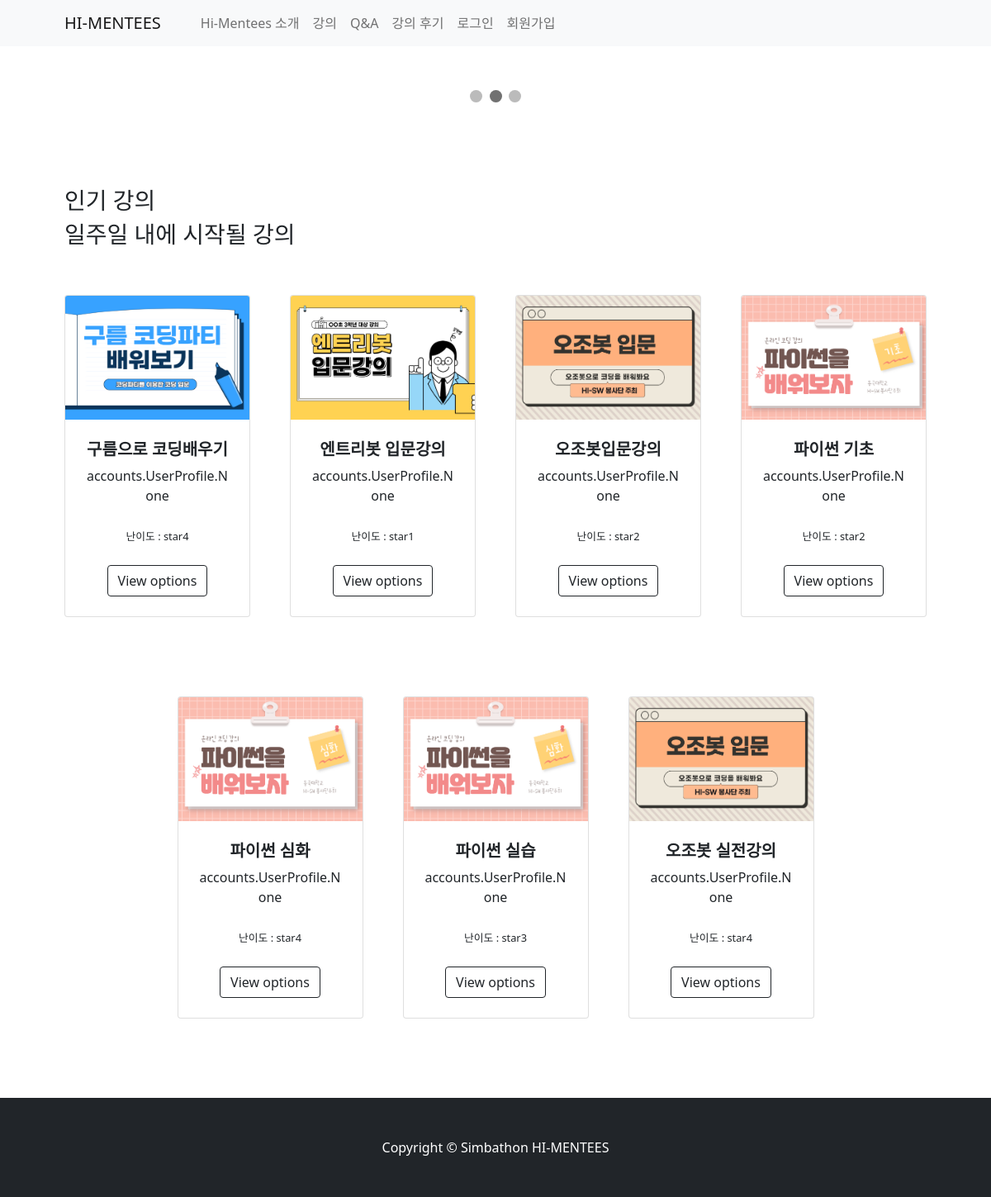
The page / on the database its author committed.
### lecture/models.py (models this page shows, shortened)
class Lecture(models.Model):
    id=models.AutoField(primary_key=True)
    title=models.CharField(max_length=200)
    CATEGORY_CHOICE=(
        ('python','파이썬'),
        ('ozobot','오조봇'),
        ('entry','엔트리'),
        ('goorum','구름'),
        ('etc','기타'),
    )
    category = models.CharField(max_length=20,choices=CATEGORY_CHOICE, default="")
    body=models.TextField()
    LEVEL_CHOICE = (
    ('star1','1단계'),
    ('star2','2단계'),
    ('star3','3단계'),
    ('star4','4단계'),
    ('star5','5단계'),)
    level=models.CharField(max_length=10, choices=LEVEL_CHOICE)
    host=models.ManyToManyField(UserProfile, blank=True, related_name="host")
    app_start_date=models.DateTimeField()
    app_end_date=models.DateTimeField()
    thumbnail=models.ImageField(upload_to='images/',blank=True, null=True)
    lec_time=models.IntegerField(default=0)
    webex_address=models.CharField(max_length=50, default="#")
    schedule=models.ImageField(upload_to='images/',blank=True, null=True)
    enrol_students=models.ManyToManyField(settings.AUTH_USER_MODEL, blank=True, related_name="enrol")
    like_users=models.ManyToManyField(settings.AUTH_USER_MODEL, blank=True, related_name="like_lectures")
    SHOWMAIN_CHOICE = (
        ('인기강의', '인기강의'),
        ('일주일 내 시작될 강의', '일주일 내 시작될 강의'),)
    showmain_lecture = models.CharField(max_length=20, choices=SHOWMAIN_CHOICE, default='일주일 내 시작될 강의')
    def __str__(self):
        return self.title #입력한 데이터가 호출되면 제목이 대표값으로 나오게 한다.
    class Meta:
        db_table='Lecture'

### mainPage/views.py (the view)
# urls.py: path('', views.ShowLecture.as_view(), name="main"),
class ShowLecture(ListView):
    model = Lecture
    context_object_name = 'lecture_list'
    template_name = 'mainPage/mainPage.html'
    def get_context_data(self, *args, **kwargs):
        context = super().get_context_data(*args, **kwargs)
        context['about_alllecture'] = Lecture.objects.all()
        context['about_popularlecture'] = Lecture.objects.filter(showmain_lecture='인기강의')
        context['about_upcominglecture'] = Lecture.objects.filter(showmain_lecture='일주일 내 시작될 강의')
        print(context)
        return context

### mainPage/templates/mainPage/mainPage.html (shortened to what this page needs)
{% extends "base.html" %}
{% block content %}
{% load static %}
<div class="slideshow-container" style="z-index: 1;">
    <a class="prev" onclick="plusSlides(-1)">&#10094;</a>
    <a class="next" onclick="plusSlides(1)">&#10095;</a>
</div>
<br>
<div style="text-align:center">
    <span class="dot" onclick="currentSlide(1)"></span>
    <span class="dot" onclick="currentSlide(2)"></span>
    <span class="dot" onclick="currentSlide(3)"></span>
</div>
<section class="py-5">
  <div class="container px-4 px-lg-5 mt-5">
    <h3> 인기 강의 </h3>
    <h3> 일주일 내에 시작될 강의 </h3>
    <div class="row gx-4 gx-lg-5 row-cols-2 row-cols-md-3 row-cols-xl-4 justify-content-center">
      {%for lecture in about_upcominglecture %}
        <div class="col mb-5 mt-5">
            <div class="card h-100">
                <img class="card-img-top" width="250" height="150" src="{{lecture.thumbnail.url}}" alt="..." />
                    <div class="card-body p-4">
                        <div class="text-center">
                            <h5 class="fw-bolder">{{lecture.title}}</h5>
                            {{lecture.host}} <br><br>
                            <span style ="font-size:0.8em">난이도 : {{lecture.level}}</span>
                        </div>
                    </div>
                    <div class="card-footer p-4 pt-0 border-top-0 bg-transparent">
                        <div class="text-center"><a class="btn btn-outline-dark mt-auto" href="{%url 'lecture:detail' lecture.id %}">View options</a></div>
                    </div>
                </div>
            </div>
      {% endfor %}
    </div>
  </div>
</section>
{% endblock %}

### mainPage/templates/mainPage/mainPage.html (style rules this page uses)
.slideshow-container { max-width: 100%; position: relative; margin: auto; }
.prev, .next { cursor: pointer; position: absolute; top: 50%; width: auto; margin-top: -22px; padding: 16px; color: white; font-weight: bold; font-size: 18px; transition: 0.6s ease; border-radius: 0 3px 3px 0; user-select: none; }
.next { right: 0; border-radius: 3px 0 0 3px; }
.dot { cursor: pointer; height: 15px; width: 15px; margin: 0 2px; background-color: #bbb; border-radius: 50%; display: inline-block; transition: background-color 0.6s ease; }
.active, .dot:hover { background-color: #717171; }

### rows shown on the page
Lecture: thumbnail (picture), title "구름으로 코딩배우기", host "accounts.UserProfile.None", level "star4"
Lecture: thumbnail (picture), title "엔트리봇 입문강의", host "accounts.UserProfile.None", level "star1"
Lecture: thumbnail (picture), title "오조봇입문강의", host "accounts.UserProfile.None", level "star2"
Lecture: thumbnail (picture), title "파이썬 기초", host "accounts.UserProfile.None", level "star2"
Lecture: thumbnail (picture), title "파이썬 심화", host "accounts.UserProfile.None", level "star4"
Lecture: thumbnail (picture), title "파이썬 실습", host "accounts.UserProfile.None", level "star3"
Lecture: thumbnail (picture), title "오조봇 실전강의", host "accounts.UserProfile.None", level "star4"
